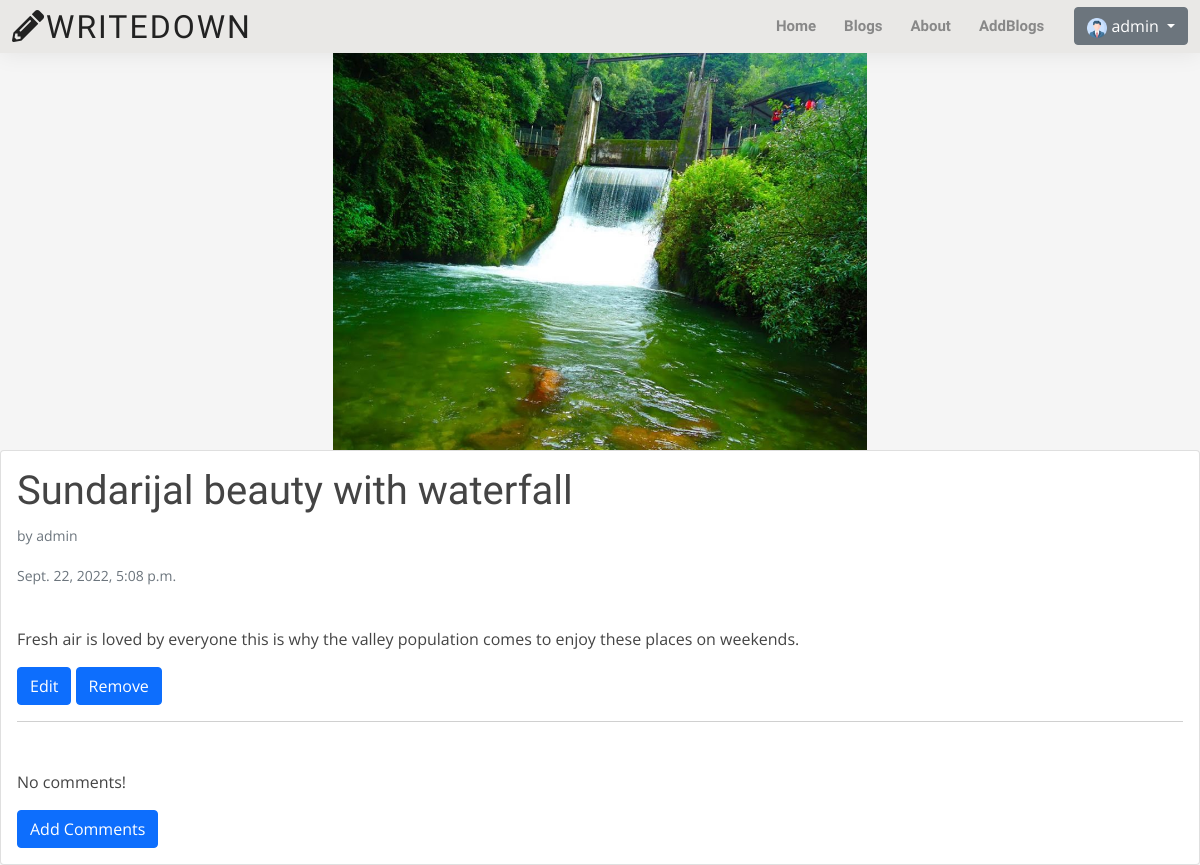
Screenshot of /post/12/ (signed in) with the database file from the repository.
### blog/models.py (models this page shows, shortened)
class Post(models.Model):
    author = models.ForeignKey(User,on_delete=models.CASCADE) #only person has power i.e. create superuser can do all
    title= models.CharField(max_length=200)
    text=models.TextField()
    image = models.ImageField(upload_to="photos", blank=True, null=True)
    created_date=models.DateTimeField(default=timezone.now)
    published_date=models.DateTimeField(blank=True,null=True)

### blog/views.py (the view)
# urls.py: re_path(r'^post/(?P<pk>\d+)/$',views.PostDetailView.as_view(),name='post_detail'),
class PostDetailView(DetailView):
    model=Post

### templates/blog/post_detail.html (shortened to what this page needs)
{% extends "base.html" %}
{% block body %}
<img src="/media/{{post.image}}" class="card-img-topp" alt="..." >
<div class="card" style="width: 100%">
<div class="card-body">
<h1 class="card-title">{{ post.title}} <br></h1>
 <p class="card-text"><small class="text-muted" >by {{post.author}}</small></p>
{% if post.published_date %}
 <p class="card-text"><small class="text-muted">
  {{post.published_date}}
</small></p>
{% else%}
<a  class= "btn btn-primary " href="{%url 'post_publish' pk=post.pk%}">Publish</a>
{% endif %}
 <p class="card-text">
<br>{{post.text}}</p>
{% ifequal user post.author %}
  <a class= 'btn btn-primary' href="{% url 'post_edit' pk=post.pk%}">Edit
  </a>
  <a class= 'btn btn-primary' href="{% url 'post_remove' pk=post.pk%}">Remove
  </a>
{% endifequal %}
<hr>
</div>
<div class="card-body" style="width:fit-content">
  {% for comment in post.comments.all %}
<div class="border">
<p class="card-text">{{comment.text}}</p>
  <p class="card-text "><small class="text-muted">posted By :{{comment.writer}} {{comment.created_date}}</p></small>
</div><hr>
{% empty %}
<p class="card-text">No comments!</p>
  {% endfor %}
  {% if user.is_authenticated %}
 <p class="card-text"><a class='btn btn-primary' href="{% url 'add_comment_to_post' pk=post.pk %}">Add Comments</a></p>
{% else %}
 <p class="card-text"><a class='btn btn-primary ' href="{% url 'register' %}">Comments</a></p>
{% endif %}
</div>
</div>
{% endblock body %}

### templates/base.html (shortened to what this page needs)
{% load static %}
<!DOCTYPE html>
<html lang="en">
<head>
  <link href="{% static 'assets/vendor/aos/aos.css' %}" rel="stylesheet">
  <link href="{% static 'assets/vendor/bootstrap/css/bootstrap.min.css' %}" rel="stylesheet">
  <link href="{% static 'assets/vendor/bootstrap-icons/bootstrap-icons.css' %}" rel="stylesheet">
  <link href="{% static 'assets/vendor/boxicons/css/boxicons.min.css' %}" rel="stylesheet">
  <link href="{% static 'assets/vendor/glightbox/css/glightbox.min.css' %}" rel="stylesheet">
  <link href="{% static 'assets/vendor/swiper/swiper-bundle.min.css' %}" rel="stylesheet">
  <link rel="stylesheet" href="{% static 'assets/css/blog.css' %}">
  <link href="{% static 'assets/css/style.css' %}" rel="stylesheet">
  <link rel="stylesheet" href="https://cdnjs.cloudflare.com/ajax/libs/font-awesome/5.15.1/css/all.min.css">
</head>
<body>
  <header id="header" class="fixed-top">
    <div class="container-fluid d-flex justify-content-between align-items-center">
      <h1 class="logo me-auto me-lg-0"><a href="/"><i class="fas fa-pencil-alt"></i>WriteDown</a></h1>
      <nav id="navbar" class="navbar order-last order-lg-0">
        <ul>
          <li><a href="{% url 'main' %}">Home</a></li>
          <li><a href="/post">Blogs</a> </li>
          <li><a href="{% url 'about' %}">About</a></li>
          {% if user.is_authenticated %}
          <li><a href="{% url 'post_new' %}">AddBlogs</a> </li>
            <div class="dropdown" style="margin-left: 30px;">
              <button class="btn btn-secondary dropdown-toggle" type="button" id="dropdownMenuButton1" data-bs-toggle="dropdown" aria-expanded="false">
                <img src="{% static 'assets/img/profile.png' %}" width="20" height="20"></img>
                  {{request.user}}
              </button>
            </div>
          {% else %}
            <li><a href="/register/">Signup</a></li>
            <li><a href="/login/">Login</a></li>
          {% endif %}
        </ul>
      </nav>
    </div>
  </header>
  {% block body %}
  {% endblock body %}
</body>
</html>

### static/assets/css/blog.css (style rules this page uses)
* { margin: 0; padding: 0; box-sizing: border-box; }
body { background: whitesmoke; margin-top: 0rem; font-family:cursive; }
.card-img-topp { width: fit-content; height:400px; border-top-left-radius: calc(0.25rem - 1px); border-top-right-radius: calc(0.25rem - 1px); display: block; margin-left: auto; margin-right: auto; margin-top: 50px; }

### static/assets/css/style.css (style rules this page uses)
body { font-family: "Open Sans", sans-serif; color: #444444; }
a { color: #34b7a7; text-decoration: none; }
h1, h2, h3, h4, h5, h6 { font-family: "Raleway", sans-serif; }
#header { background: #e9e8e6; box-shadow: 0px 0px 25px 0 rgba(0, 0, 0, 0.08); z-index: 997; padding: 5px 0; }
#header .logo { font-size: 32px; margin: 0; padding: 0; line-height: 1; font-weight: 400; letter-spacing: 2px; text-transform: uppercase; }
#header .logo a { color: #222222; }
.navbar { padding: 0; }
.navbar ul { margin: 0; padding: 0; display: flex; list-style: none; align-items: center; }
.navbar li { position: relative; padding: 10px 0 10px 28px; }
.navbar a, .navbar a:focus { display: flex; align-items: center; justify-content: space-between; font-family: "Raleway", sans-serif; font-size: 15px; font-weight: 600; color: #888888; white-space: nowrap; transition: 0.3s; position: relative; }
.navbar > ul > li > a:before { content: ""; position: absolute; width: 0; height: 2px; bottom: -5px; left: 0; background-color: #34b7a7; visibility: hidden; width: 0px; transition: all 0.3s ease-in-out 0s; }

### rows the page displays
Post: image (picture), title "Sundarijal beauty with waterfall", author "admin", published_date "Sept. 22, 2022, 5:08 p.m.", text "Fresh air is loved by everyone this is why the valley population comes to enjoy these places on weekends."

### other values shown
{{ request.user }} "admin"
